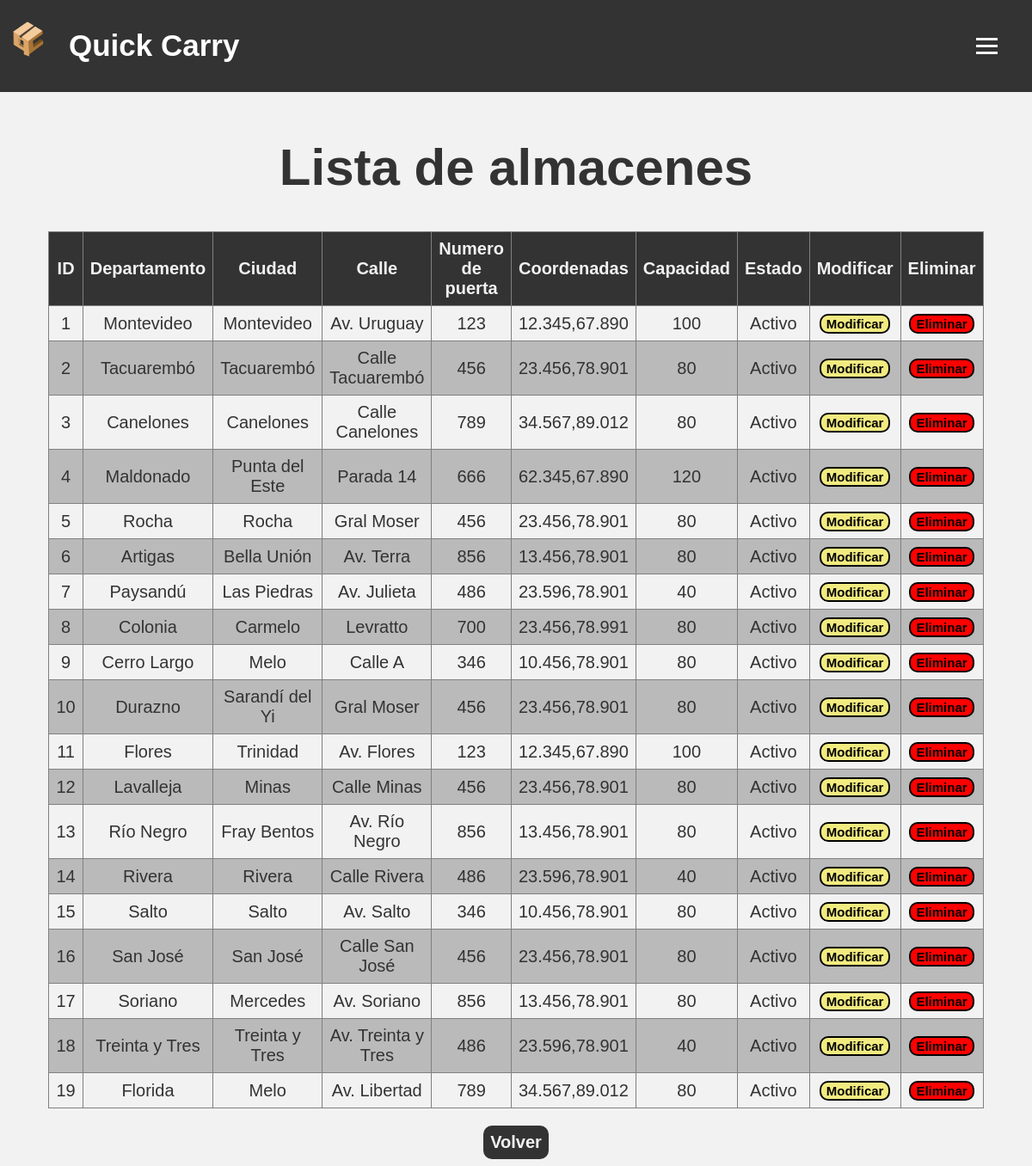
/crud/datosAlmacen.php, run on the app's committed database.
### tables this page shows
CREATE TABLE `almacen` (
  `id_almacen` int(11) NOT NULL,
  `departamento` varchar(25) DEFAULT NULL,
  `ciudad` varchar(25) DEFAULT NULL,
  `calle` varchar(40) DEFAULT NULL,
  `numero_puerta` int(11) DEFAULT NULL,
  `coordenadas` varchar(50) DEFAULT NULL,
  `capacidad` int(11) DEFAULT NULL,
  `estado` varchar(20) DEFAULT NULL
);

### crud/datosAlmacen.php (the view, shortened to what this page needs)
<!DOCTYPE html>
<html lang="en">
<head>
    <link rel="stylesheet" href="style.css">
</head>
<header>
    <div class="logo">
        <a href="index.php"><img src="qc.png" alt="qc"></a>
        <h1>Quick Carry</h1>
    </div>
    <label for="menu-toggle" class="menu-btn">
        <span></span>
        <span></span>
        <span></span>
    </label>
</header>
<body>
    <h1>Lista de almacenes</h1>
    <?php
    $conexion = new mysqli("localhost", "root", "", "quickcarry");
    $consulta = "SELECT id_almacen, departamento, ciudad, calle, numero_puerta, coordenadas, capacidad, estado FROM almacen";
    $resultados = $conexion->query($consulta);
    ?>
    <div class="tablaDiv">
        <table border="1">
            <thead>
                <tr>
                    <th>ID</th>
                    <th>Departamento</th>
                    <th>Ciudad</th>
                    <th>Calle</th>
                    <th>Numero de puerta</th>
                    <th>Coordenadas</th>
                    <th>Capacidad</th>
                    <th>Estado</th>
                    <th>Modificar</th>
                    <th>Eliminar</th>
                </tr>
            </thead>
            <tbody>
                <?php
                while ($fila = $resultados->fetch_assoc()) {
                    $id_almacen = $fila["id_almacen"];
                    $departamento = $fila["departamento"];
                    $ciudad = $fila["ciudad"];
                    $calle = $fila["calle"];
                    $numero_puerta = $fila["numero_puerta"];
                    $coordenadas = $fila["coordenadas"];
                    $capacidad = $fila["capacidad"];
                    $estado = $fila["estado"];
                    echo "<tr>";
                    echo "<td>$id_almacen</td>";
                    echo "<td>$departamento</td>";
                    echo "<td>$ciudad</td>";
                    echo "<td>$calle</td>";
                    echo "<td>$numero_puerta</td>";
                    echo "<td>$coordenadas</td>";
                    echo "<td>$capacidad</td>";
                    echo "<td>$estado</td>";
                    echo "<td><form action='modificarAlmacen.php' method='get'><input type='hidden' name='id_almacen' value='$id_almacen'><button type='submit' name='modificar'>Modificar</button></form></td>";
                    echo "<td><form action='' method='post' onsubmit='return confirmarEliminar();'><input type='hidden' name='id_almacen' value='$id_almacen'><button type='submit' name='eliminar' id='modificar'>Eliminar</button></form></td>";
                    echo "</tr>";
                }
                ?>
            </tbody>
        </table>
    </div>
    <div class="volver">
        <input type="button" value="Volver" onclick="window.location.href='controlAlmacenes.php'">
    </div>
</body>
</html>

### crud/style.css (style rules this page uses)
body { text-align: center; background-color: #F2F2F2; padding-top: 80px; font-family: sans-serif; margin-top: 40px; font-size: 30px; color: #333; }
.volver input { background-color: #333; color: #F2F2F2; padding: 8px; margin-top: 20px; border: none; border-radius: 10px; font-size: 20px; }
.tablaDiv { text-align: center; align-items: center; margin: 0 auto; display: flex; }
.tablaDiv table { text-align: center; margin: 0 auto; font-size: 20px; }
table { width: 80%; border-collapse: collapse; }
th, td { padding: 8px; }
th { background-color: #333; color: #F2F2F2; }
tr:nth-child(odd) { background-color: #F2F2F2; }
tr:nth-child(even) { background-color: #bababa; }
tbody button[name='modificar'] { background-color: #F2EB80; border: 2px solid black; border-radius: 10px; font-weight: bold; transition: 0.1s; font-size: 15px; }
button[name='eliminar'] { background-color: red; border: 2px solid black; border-radius: 10px; font-weight: bold; transition: 0.1s; color: black; font-size: 15px; }
header { background-color: #333; color: #fff; padding: 10px; width: 100%; position: fixed; top: 0; left: 0; display: flex; justify-content: space-between; align-items: center; }
.logo h1 { margin-left: 10px; font-size: 35px; }
.logo { display: flex; align-items: center; }
.logo img { width: 50px; height: 60px; margin-right: 10px; }
.menu-btn { display: inline-block; cursor: pointer; padding: 10px; margin-right: 40px; border-radius: 10px; transition: 0.3s; }
.menu-btn span { display: block; width: 25px; height: 3px; background-color: #F2F2F2; margin-bottom: 5px; margin-top: 5px; }
.formulario input[type="submit"], [type="button"] { font-size: 20px; background-color: #333; font-weight: bold; color: #F2F2F2; border-radius: 5px; }

### data on the page
almacen: id_almacen "1", departamento "Montevideo", ciudad "Montevideo", calle "Av. Uruguay", numero_puerta "123", coordenadas "12.345,67.890", capacidad "100", estado "Activo"
almacen: id_almacen "2", departamento "Tacuarembó", ciudad "Tacuarembó", calle "Calle Tacuarembó", numero_puerta "456", coordenadas "23.456,78.901", capacidad "80", estado "Activo"
almacen: id_almacen "3", departamento "Canelones", ciudad "Canelones", calle "Calle Canelones", numero_puerta "789", coordenadas "34.567,89.012", capacidad "80", estado "Activo"
almacen: id_almacen "4", departamento "Maldonado", ciudad "Punta del Este", calle "Parada 14", numero_puerta "666", coordenadas "62.345,67.890", capacidad "120", estado "Activo"
almacen: id_almacen "5", departamento "Rocha", ciudad "Rocha", calle "Gral Moser", numero_puerta "456", coordenadas "23.456,78.901", capacidad "80", estado "Activo"
almacen: id_almacen "6", departamento "Artigas", ciudad "Bella Unión", calle "Av. Terra", numero_puerta "856", coordenadas "13.456,78.901", capacidad "80", estado "Activo"
almacen: id_almacen "7", departamento "Paysandú", ciudad "Las Piedras", calle "Av. Julieta", numero_puerta "486", coordenadas "23.596,78.901", capacidad "40", estado "Activo"
almacen: id_almacen "8", departamento "Colonia", ciudad "Carmelo", calle "Levratto", numero_puerta "700", coordenadas "23.456,78.991", capacidad "80", estado "Activo"
almacen: id_almacen "9", departamento "Cerro Largo", ciudad "Melo", calle "Calle A", numero_puerta "346", coordenadas "10.456,78.901", capacidad "80", estado "Activo"
almacen: id_almacen "10", departamento "Durazno", ciudad "Sarandí del Yi", calle "Gral Moser", numero_puerta "456", coordenadas "23.456,78.901", capacidad "80", estado "Activo"
almacen: id_almacen "11", departamento "Flores", ciudad "Trinidad", calle "Av. Flores", numero_puerta "123", coordenadas "12.345,67.890", capacidad "100", estado "Activo"
almacen: id_almacen "12", departamento "Lavalleja", ciudad "Minas", calle "Calle Minas", numero_puerta "456", coordenadas "23.456,78.901", capacidad "80", estado "Activo"
almacen: id_almacen "13", departamento "Río Negro", ciudad "Fray Bentos", calle "Av. Río Negro", numero_puerta "856", coordenadas "13.456,78.901", capacidad "80", estado "Activo"
almacen: id_almacen "14", departamento "Rivera", ciudad "Rivera", calle "Calle Rivera", numero_puerta "486", coordenadas "23.596,78.901", capacidad "40", estado "Activo"
almacen: id_almacen "15", departamento "Salto", ciudad "Salto", calle "Av. Salto", numero_puerta "346", coordenadas "10.456,78.901", capacidad "80", estado "Activo"
almacen: id_almacen "16", departamento "San José", ciudad "San José", calle "Calle San José", numero_puerta "456", coordenadas "23.456,78.901", capacidad "80", estado "Activo"
almacen: id_almacen "17", departamento "Soriano", ciudad "Mercedes", calle "Av. Soriano", numero_puerta "856", coordenadas "13.456,78.901", capacidad "80", estado "Activo"
almacen: id_almacen "18", departamento "Treinta y Tres", ciudad "Treinta y Tres", calle "Av. Treinta y Tres", numero_puerta "486", coordenadas "23.596,78.901", capacidad "40", estado "Activo"
almacen: id_almacen "19", departamento "Florida", ciudad "Melo", calle "Av. Libertad", numero_puerta "789", coordenadas "34.567,89.012", capacidad "80", estado "Activo"
